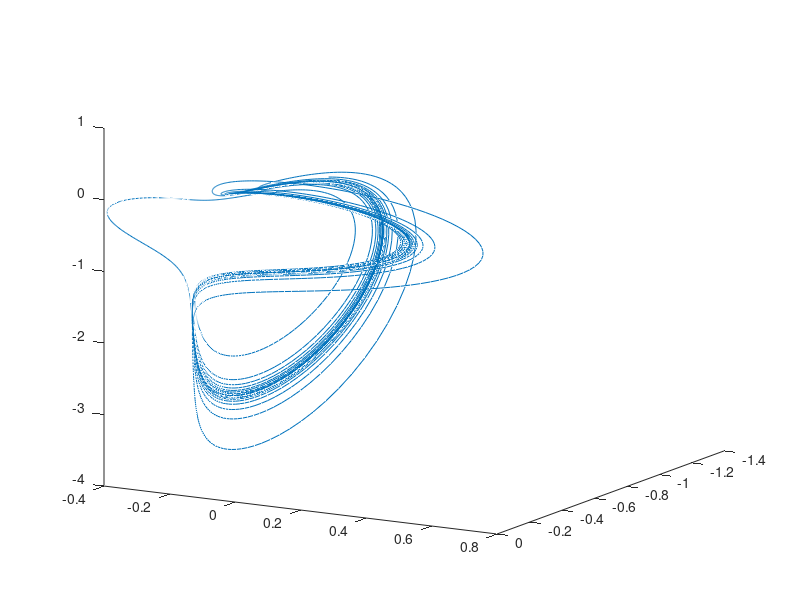

MATLAB code for this plot:
clear
hold off
clc

%Tutorial for making high quality octave plots:
%http://cresspahl.blogspot.com/2012/05/high-quality-plots-in-octave.html
%.eps outputs are converted to .pdf by epspdf

load dynamicswithintheslice.mat;

plot3(xhat(1,:),xhat(3,:),xhat(4,:))
view(120,15)

%xhatslicedyn = xhat;
%clear xhat;
%load movingframes.mat;
%xhatsymmred = xhat;
%clear xhat;
%load timeev.mat

%figure(1)
%subplot(1,2,1)
%plot3(xhatslicedyn(1,:),xhatslicedyn(3,:),xhatslicedyn(4,:))
%view(120,15)

%xlabel('x_1')
%ylabel('y_1')
%zlabel('y_2')
%title('within the slice')
%view(120,15)

%subplot(1,2,2)
%plot3(xhatsymmred(1,:),xhatsymmred(3,:),xhatsymmred(4,:))
%view(120,15)

%xlabel('x_1')
%ylabel('y_1')
%zlabel('y_2')
%title('on the moving frame')
%view(120,15)

%tarray = 1:size(phi,2);
%tarray = tarray*deltat;

%print('reddyn.eps','-S900,450',
%'-depsc2',
%'-F:Helvetica:9',
%'-tight'
%)

%figure(2)

%subplot(3,1,1)
%plot(tarray,phi)
%ylabel('\phi (t)')

%tauarray = 1:size(phitau,2);
%tauarray = tauarray*deltat;

%subplot(3,1,2)
%plot(tauarray, phitau)
%ylabel('\phi ( \tau )')

%subplot(3,1,3)

%xdiff = xreconstructed - x;
%plot(tarray, xdiff(1,:).^2+xdiff(2,:).^2+xdiff(3,:).^2+xdiff(4,:).^2)
%xlabel('Time')
%ylabel('|x_r (t) - x(t)|^2')

%print('difference.eps','-S900,900',
%'-depsc2',
%'-F:Helvetica:9',
%'-tight'
%)

%figure(3)

%subplot(1,2,1)
%plot3(xreconstructed(1,:), xreconstructed(3,:), xreconstructed(4,:));
%xlabel('x_1')
%ylabel('y_1')
%zlabel('y_2')
%view(120,30)
%title('Reconstructed from the slice')

%subplot(1,2,2)
%plot3(x(1,:), x(3,:), x(4,:));
%xlabel('x_1')
%ylabel('y_1')
%zlabel('y_2')
%view(120,30)
%title('Integrated in the full state space')

%print('fullssp.eps','-S900,450',
%'-depsc2',
%'-F:Helvetica:9',
%'-tight'
%)
